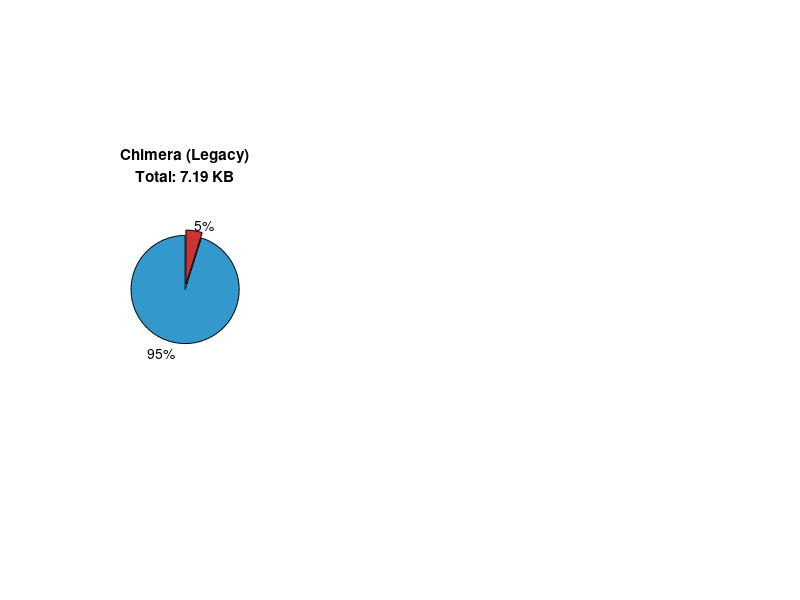

Write MATLAB code to recreate this figure. (Note: this script raises an error after producing the figure.)

% =========================================================================
% Hardware Memory Overhead Breakdown (Donut/Pie Charts) for PQ-GNSS-TESLA
% =========================================================================
clear; clc; close all;

% -------------------------------------------------------------------------
% Memory Data in KB [ROM, RAM]
% * Flash includes algorithm code + Pre-provisioned Public Key
% * SRAM includes TESLA baseline buffers + Signature fragments + Public Key buffer
% -------------------------------------------------------------------------
% Legacy: Flash(6.78 + 0.06 PK), SRAM(0.04 TESLA + 0.25 Sig + 0.06 PK)
mem_legacy   = [6.84,  0.35]; 

% Primary: Flash(56.23 + 0.88 PK), SRAM(0.06 TESLA + 0.88 PK for OOB Boot)
mem_primary  = [57.11, 0.94]; 

% Fallback: Flash(56.23 + 0.88 PK), SRAM(0.06 TESLA + 0.65 Sig + 0.88 PK)
mem_fallback = [57.11, 1.59]; 

% Colors: [ROM (Flash), RAM (SRAM)]
colors = [0.2, 0.6, 0.8;   % Blue for ROM
          0.8, 0.2, 0.2];  % Red for RAM

% Increase figure height to 450 to prevent text overlap and secure legend space
figure('Position', [100, 200, 1000, 450], 'Color', 'w');

% -------------------------------------------------------------------------
% 1. Chimera (ECDSA)
% -------------------------------------------------------------------------
subplot(1, 3, 1);
p1 = pie(mem_legacy, [0, 1]); % Explode RAM slice slightly
colormap(gca, colors);
title({'Chimera (Legacy)', sprintf('Total: %.2f KB', sum(mem_legacy)), '', ''}, ...
    'FontSize', 11, 'FontWeight', 'bold');
p1Text = findobj(p1, 'Type', 'text');
p1Text(1).String = sprintf('Flash\n%.2f KB\n(%.1f%%)', mem_legacy(1), mem_legacy(1)/sum(mem_legacy)*100);
p1Text(2).String = sprintf('SRAM  %.2f KB\n(%.1f%%)', mem_legacy(2), mem_legacy(2)/sum(mem_legacy)*100);
set(p1Text, 'FontSize', 9, 'FontWeight', 'bold');

% -------------------------------------------------------------------------
% 2. PQ-GNSS-TESLA (Primary)
% -------------------------------------------------------------------------
subplot(1, 3, 2);
p2 = pie(mem_primary, [0, 1]);
colormap(gca, colors);
title({'PQ-GNSS-TESLA (Primary)', sprintf('Total: %.2f KB', sum(mem_primary)), '', ''}, ...
    'FontSize', 11, 'FontWeight', 'bold');
p2Text = findobj(p2, 'Type', 'text');
p2Text(1).String = sprintf('Flash\n%.2f KB\n(%.1f%%)', mem_primary(1), mem_primary(1)/sum(mem_primary)*100);
p2Text(2).String = sprintf('SRAM  %.2f KB\n(%.1f%%)', mem_primary(2), mem_primary(2)/sum(mem_primary)*100);
set(p2Text, 'FontSize', 9, 'FontWeight', 'bold');

% -------------------------------------------------------------------------
% 3. PQ-GNSS-TESLA (Fallback)
% -------------------------------------------------------------------------
subplot(1, 3, 3);
p3 = pie(mem_fallback, [0, 1]);
colormap(gca, colors);
title({'         PQ-GNSS-TESLA (Fallback)', sprintf('Total: %.2f KB', sum(mem_fallback)), '', ''}, ...
    'FontSize', 11, 'FontWeight', 'bold');
p3Text = findobj(p3, 'Type', 'text');
p3Text(1).String = sprintf('Flash\n%.2f KB\n(%.1f%%)', mem_fallback(1), mem_fallback(1)/sum(mem_fallback)*100);
p3Text(2).String = sprintf('SRAM  %.2f KB\n(%.1f%%)', mem_fallback(2), mem_fallback(2)/sum(mem_fallback)*100);
set(p3Text, 'FontSize', 9, 'FontWeight', 'bold');

% -------------------------------------------------------------------------
% 4. Bottom Legend (Specifying Pico 2 hardware specs)
% -------------------------------------------------------------------------
legend_text = {'Flash  Overhead / Pico 2 Total: 4,088 KB (~4 MB)', ...
               'SRAM Overhead / Pico 2 Total: 512 KB'};
legend(legend_text, 'Position', [0.35, 0.05, 0.3, 0.08], ...
    'Orientation', 'vertical', 'FontSize', 10, 'FontWeight', 'bold');
